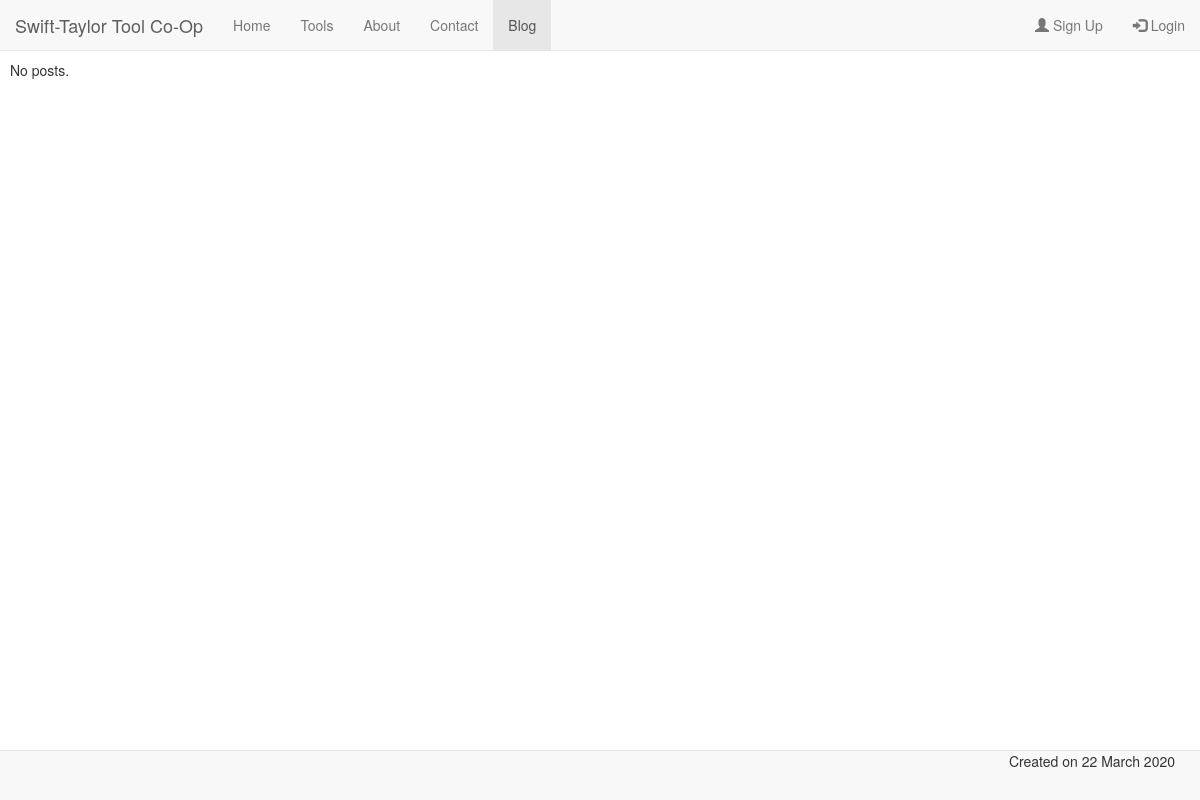
The page /blog/ on the database as committed earlier.
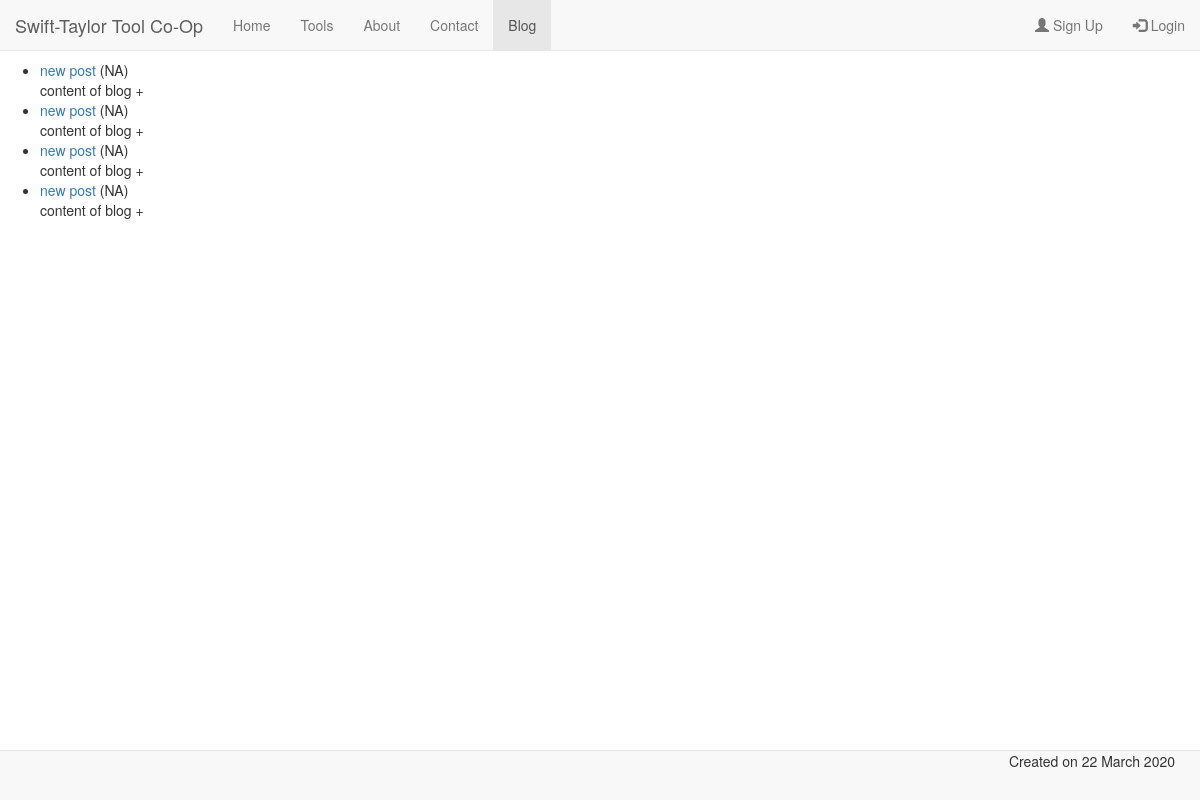
The same page on the database as committed later.
### tools/models.py (models this page shows)
class Blog(models.Model):
    title = models.CharField(max_length=200)
    author = models.CharField(max_length=100)
    content = models.TextField()
    date = models.DateField(default=datetime.date.today)

### tools/views.py (the view)
# urls.py: path('blog/', tools_views.BlogView.as_view(), name = 'blog'),
class BlogView(generic.ListView):
    template_name = 'tools/blog.html'
    context_object_name = 'all_blog_list'
    def get_queryset(self):
        return Blog.objects.order_by('-date')

### tools/templates/tools/blog.html (shortened to what this page needs)
<!DOCTYPE html>
{% load static %}
<html lang = "en">
    <head>
        {% load static %}
        <link rel="stylesheet" href="https://maxcdn.bootstrapcdn.com/bootstrap/3.4.1/css/bootstrap.min.css">
        <link rel="stylesheet" href = "{% static 'tools/style.css' %}">
    </head>
<nav class="navbar navbar-default navbar-fixed-top">
    <div class="container-fluid">
      <div class="navbar-header">
        <a class="navbar-brand" href="#">Swift-Taylor Tool Co-Op</a>
      </div>
      <ul class="nav navbar-nav">
        <li><a href="{% url 'homepage' %}">Home</a></li>
        <li><a href="{% url 'tools' %}">Tools</a></li>
        <li><a href="{% url 'about' %}">About</a></li>
      <li><a href="{% url 'contact' %}">Contact</a></li>
      <li class="active"><a href="{% url 'blog' %}">Blog</a></li>
      </ul>
      <ul class="nav navbar-nav navbar-right">
      <li><a href="{% url 'register' %}"><span class="glyphicon glyphicon-user"></span> Sign Up</a></li>
      <li><a href="{% url 'login' %}"><span class="glyphicon glyphicon-log-in"></span> Login</a></li>
      </ul>
    </div>
  </nav>
	<body>
	<br/>
	<br/>
    <br/>
        {% if all_blog_list %}
            <ul>
                {% for blog in all_blog_list %}
            <li>
                <a href="{% url 'entry' blog.id%}">{{ blog.title }}</a> ({{blog.author}})
                <br/>
                {{blog.content|truncatewords:200}}
            </li>
            {% endfor %}
        </ul>
        {% else %}
            <p>No posts.</p>
        {% endif %}
<nav class="navbar navbar-default navbar-fixed-bottom">
  <div class="container">
    <p class="nav navbar-nav navbar-right"> Created on 22 March 2020</p>
  </div>
</nav>
    </body>
</html>

Rows that differ between the two databases and show on the page:
added Blog: title "new post", author "NA", content "content of blog +"
added Blog: title "new post", author "NA", content "content of blog +"
added Blog: title "new post", author "NA", content "content of blog +"
added Blog: title "new post", author "NA", content "content of blog +"
Other text that changed with them:
text no longer shown: "No posts."
